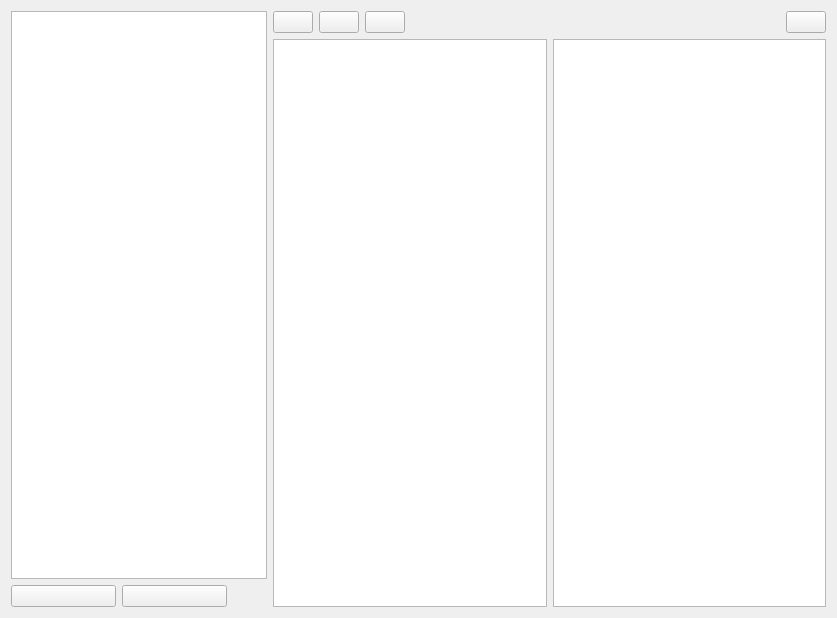
<?xml version="1.0" encoding="UTF-8"?>
<ui version="4.0">
 <class>MainWindow</class>
 <widget class="QMainWindow" name="MainWindow">
  <property name="geometry">
   <rect>
    <x>0</x>
    <y>0</y>
    <width>837</width>
    <height>618</height>
   </rect>
  </property>
  <property name="windowTitle">
   <string>MainWindow</string>
  </property>
  <widget class="QWidget" name="centralWidget">
   <layout class="QHBoxLayout" name="horizontalLayout_4">
    <item>
     <layout class="QVBoxLayout" name="verticalLayout">
      <item>
       <widget class="QTreeWidget" name="treeWidget">
        <property name="sizePolicy">
         <sizepolicy hsizetype="Preferred" vsizetype="Expanding">
          <horstretch>0</horstretch>
          <verstretch>0</verstretch>
         </sizepolicy>
        </property>
        <attribute name="headerVisible">
         <bool>false</bool>
        </attribute>
        <column>
         <property name="text">
          <string notr="true">1</string>
         </property>
        </column>
       </widget>
      </item>
      <item>
       <layout class="QHBoxLayout" name="horizontalLayout">
        <item>
         <widget class="QPushButton" name="pbNewNote">
          <property name="text">
           <string/>
          </property>
          <property name="icon">
           <iconset theme="document-new">
            <normaloff/>
           </iconset>
          </property>
         </widget>
        </item>
        <item>
         <widget class="QPushButton" name="pbNewFolder">
          <property name="text">
           <string/>
          </property>
          <property name="icon">
           <iconset theme="folder-new">
            <normaloff/>
           </iconset>
          </property>
         </widget>
        </item>
        <item>
         <spacer name="horizontalSpacer_2">
          <property name="orientation">
           <enum>Qt::Horizontal</enum>
          </property>
          <property name="sizeType">
           <enum>QSizePolicy::Minimum</enum>
          </property>
          <property name="sizeHint" stdset="0">
           <size>
            <width>40</width>
            <height>20</height>
           </size>
          </property>
         </spacer>
        </item>
       </layout>
      </item>
     </layout>
    </item>
    <item>
     <layout class="QVBoxLayout" name="verticalLayout_2">
      <item>
       <layout class="QHBoxLayout" name="horizontalLayout_2">
        <item>
         <widget class="QPushButton" name="pbEditNote">
          <property name="text">
           <string/>
          </property>
          <property name="icon">
           <iconset theme="text-editor"/>
          </property>
          <property name="checkable">
           <bool>true</bool>
          </property>
          <property name="flat">
           <bool>false</bool>
          </property>
         </widget>
        </item>
        <item>
         <widget class="QPushButton" name="pbProperties">
          <property name="text">
           <string/>
          </property>
          <property name="icon">
           <iconset theme="document-properties"/>
          </property>
         </widget>
        </item>
        <item>
         <widget class="QPushButton" name="pbRemove">
          <property name="text">
           <string/>
          </property>
          <property name="icon">
           <iconset theme="remove"/>
          </property>
         </widget>
        </item>
        <item>
         <spacer name="horizontalSpacer">
          <property name="orientation">
           <enum>Qt::Horizontal</enum>
          </property>
          <property name="sizeHint" stdset="0">
           <size>
            <width>40</width>
            <height>20</height>
           </size>
          </property>
         </spacer>
        </item>
        <item>
         <widget class="QPushButton" name="pbLoad">
          <property name="text">
           <string/>
          </property>
          <property name="icon">
           <iconset theme="document-open">
            <normaloff/>
           </iconset>
          </property>
         </widget>
        </item>
       </layout>
      </item>
      <item>
       <layout class="QHBoxLayout" name="horizontalLayout_3">
        <item>
         <widget class="QPlainTextEdit" name="plainTextEdit"/>
        </item>
        <item>
         <widget class="QTextBrowser" name="textBrowser"/>
        </item>
       </layout>
      </item>
     </layout>
    </item>
   </layout>
  </widget>
 </widget>
 <layoutdefault spacing="6" margin="11"/>
 <resources/>
 <connections/>
</ui>
